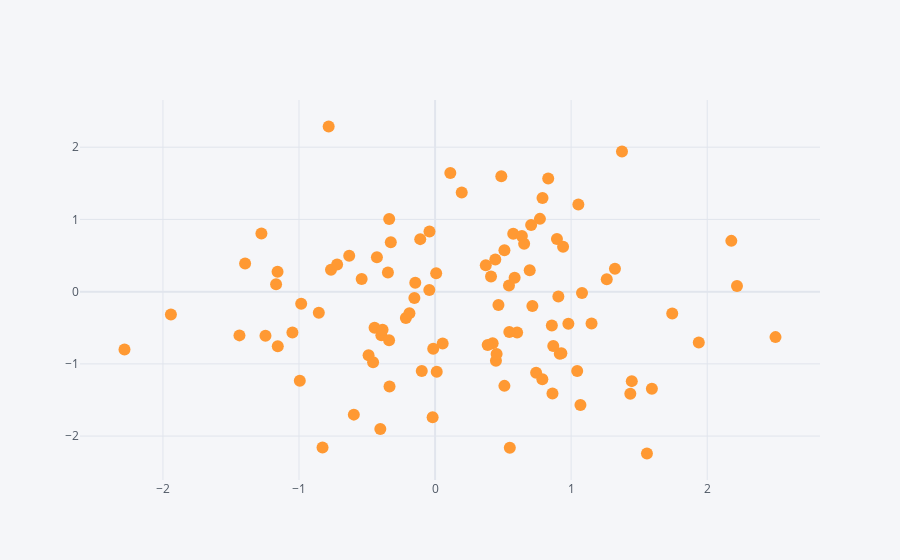

Write notebook code for a chart like this one.
### Code cell
df1.iplot(kind = 'scatter', x = 'A', y = 'B', mode = 'markers')
